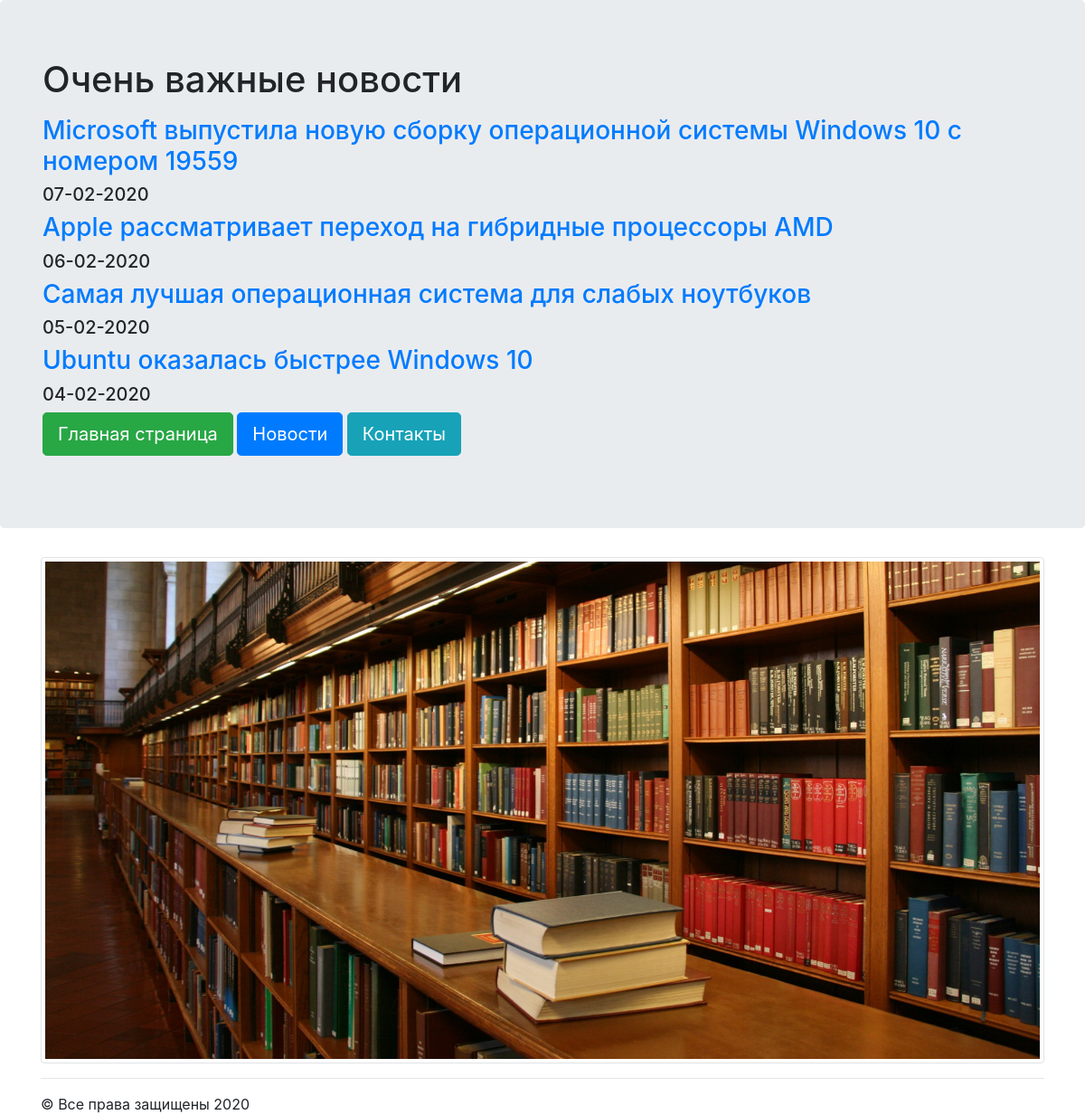
Before: /news/ with the older database file.
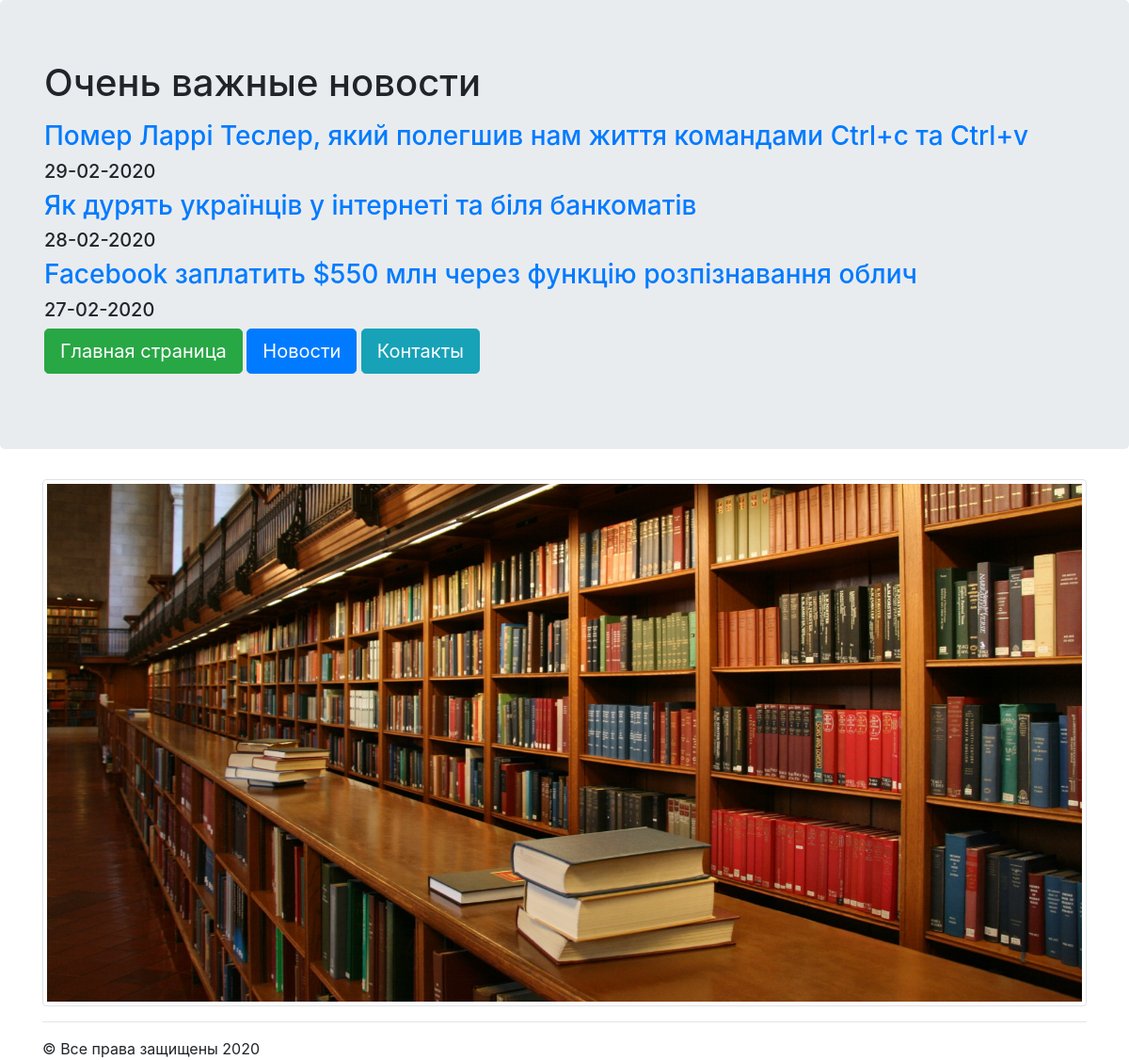
After: the same page with the newer database file.
### news/models.py (models this page shows, shortened)
class Articles(models.Model):
    title = models.CharField(max_length=256)
    post = models.TextField()
    date = models.DateTimeField()

### news/templates/news/posts.html
{% extends "mainApp/wrapper.html" %}
{% block content %}
    {% for post in object_list %}
        <a href="/news/{{ post.id }}"> <h3>{{ post.title }}</h3></a>
        <h5>{{ post.date|date:"d-m-Y" }}</h5>
    {% endfor %}
{% endblock %}

### mainApp/templates/mainApp/wrapper.html (shortened to what this page needs)
<!doctype html>
<html lang="<">
<head>
    {% load static %}
    <link rel="stylesheet" href="{% static 'css/bootstrap.min.css' %}" type="text/css">
</head>
<body>
<div class="jumbotron">
    <div class="container">
      <h1>{% include "mainApp/includes/some_html.html" %}</h1>
      {% block content %}
      {% endblock %}
      <p>
        <a href="/" class="btn btn-success btn-lg">Главная страница</a>
        <a href="/news" class="btn btn-primary btn-lg">Новости</a>
        <a href="/contact" class="btn btn-info btn-lg">Контакты</a>
      </p>
    </div>
  </div>
  <div class="container">
    <img src="{% static 'mainApp/image/lib.jpg' %}" class="img-thumbnail">
    <hr>
    &copy; Все права защищены 2020
  </div>
</body>
</html>

### mainApp/templates/mainApp/includes/some_html.html
{% block content %}
    <p> Очень важные новости <p>
{% endblock %}

Changed rows visible on the page:
removed Articles: title "Microsoft выпустила новую сборку операционной системы Windows 10 с номером 19559", date "07-02-2020"
removed Articles: title "Apple рассматривает переход на гибридные процессоры AMD", date "06-02-2020"
removed Articles: title "Cамая лучшая операционная система для слабых ноутбуков", date "05-02-2020"
removed Articles: title "Ubuntu оказалась быстрее Windows 10", date "04-02-2020"
added Articles: title "Помер Ларрі Теслер, який полегшив нам життя командами Сtrl+c та Сtrl+v", date "29-02-2020"
added Articles: title "Як дурять українців у інтернеті та біля банкоматів", date "28-02-2020"
added Articles: title "Facebook заплатить $550 млн через функцію розпізнавання облич", date "27-02-2020"
